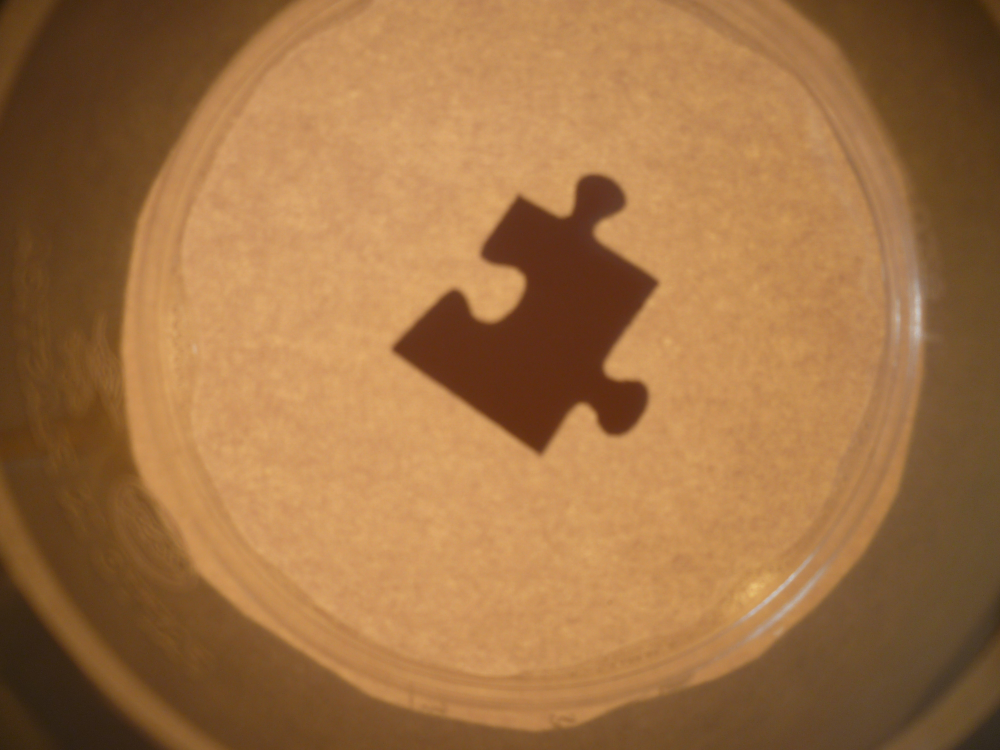
#> input picture data/0001.JPG, 4000 x 3000 px (shown at 1/4 size)
$ python -i image_processor.py   (imports and definitions only)
#> lines starting #> are read from the running program, lines starting #| are printed output that depends on the picture
#> further down, picture is the input picture: shape (3000, 4000, 3); mean B, G, R 68, 113.6, 159.6
"""
Image processing utilities for puzzle piece analysis.
"""

import cv2
import numpy as np
from typing import Tuple, List, Dict
from skimage import filters, morphology, measure
from skimage.color import rgb2gray, rgb2hsv
import logging


class ImageProcessor:
    """
    Handles image preprocessing and enhancement for puzzle piece analysis.
    """

    def __init__(self):
        """Initialize the image processor."""
        self.logger = logging.getLogger(__name__)

    def preprocess(self, image: np.ndarray) -> np.ndarray:
        """
        Preprocess an image for puzzle piece detection.

        Args:
            image: Input image as numpy array

        Returns:
            Preprocessed image
        """
        # Convert to RGB if needed
        if len(image.shape) == 3 and image.shape[2] == 3:
            # BGR to RGB conversion (OpenCV loads as BGR)
            image = cv2.cvtColor(image, cv2.COLOR_BGR2RGB)

        # Resize if too large
        max_size = 1024
        height, width = image.shape[:2]
#> height = 3000; width = 4000
        if max(height, width) > max_size:
            scale = max_size / max(height, width)
#> scale = 0.256
            new_width = int(width * scale)
#> new_width = 1024
            new_height = int(height * scale)
#> new_height = 768
            image = cv2.resize(image, (new_width, new_height))
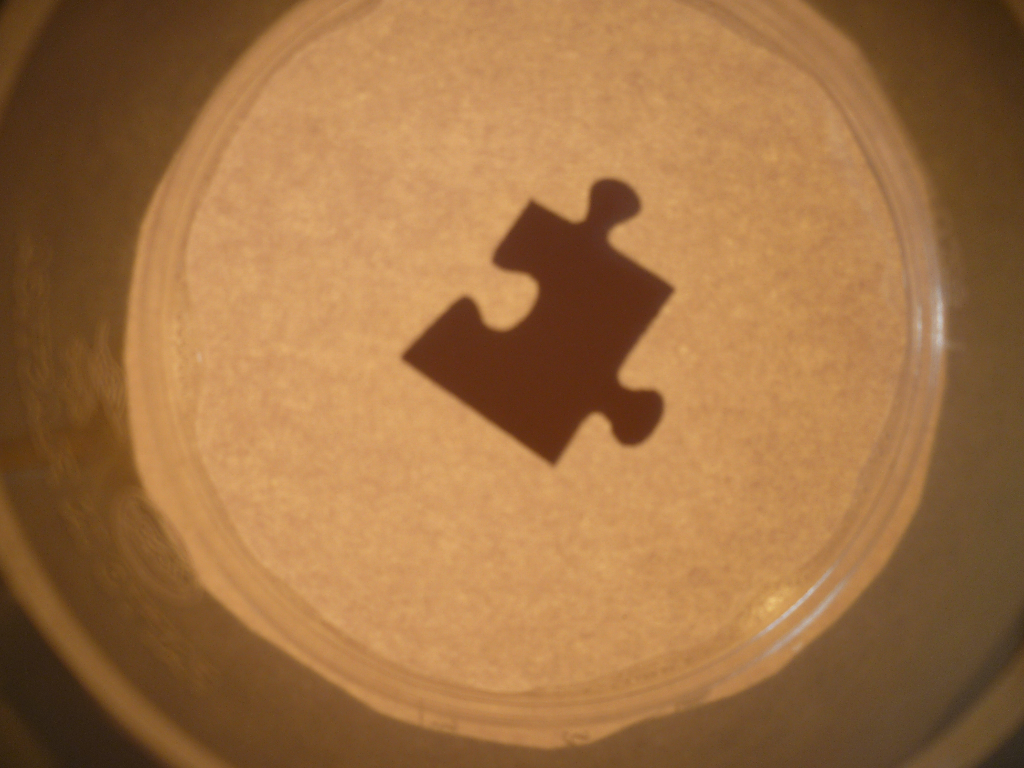
#> image: shape (768, 1024, 3); mean R, G, B 159.5, 113.4, 67.9

        # Apply noise reduction
        image = self._denoise(image)

        # Enhance contrast
        image = self._enhance_contrast(image)

        return image

    def _denoise(self, image: np.ndarray) -> np.ndarray:
        """Apply noise reduction to the image."""
        # Bilateral filter for edge-preserving smoothing
        if len(image.shape) == 3:
            denoised = cv2.bilateralFilter(image, 9, 75, 75)
        else:
            denoised = cv2.bilateralFilter(image, 9, 75, 75)

        return denoised

    def _enhance_contrast(self, image: np.ndarray) -> np.ndarray:
        """Enhance image contrast using CLAHE."""
        if len(image.shape) == 3:
            # Convert to LAB color space
            lab = cv2.cvtColor(image, cv2.COLOR_RGB2LAB)
#> lab: shape (768, 1024, 3); mean of channels 0, 1, 2 130.3, 141, 160.1

            # Apply CLAHE to L channel
            clahe = cv2.createCLAHE(clipLimit=2.0, tileGridSize=(8, 8))
            lab[:, :, 0] = clahe.apply(lab[:, :, 0])
#> lab: shape (768, 1024, 3); mean of channels 0, 1, 2 132.5, 141, 160.1

            # Convert back to RGB
            enhanced = cv2.cvtColor(lab, cv2.COLOR_LAB2RGB)
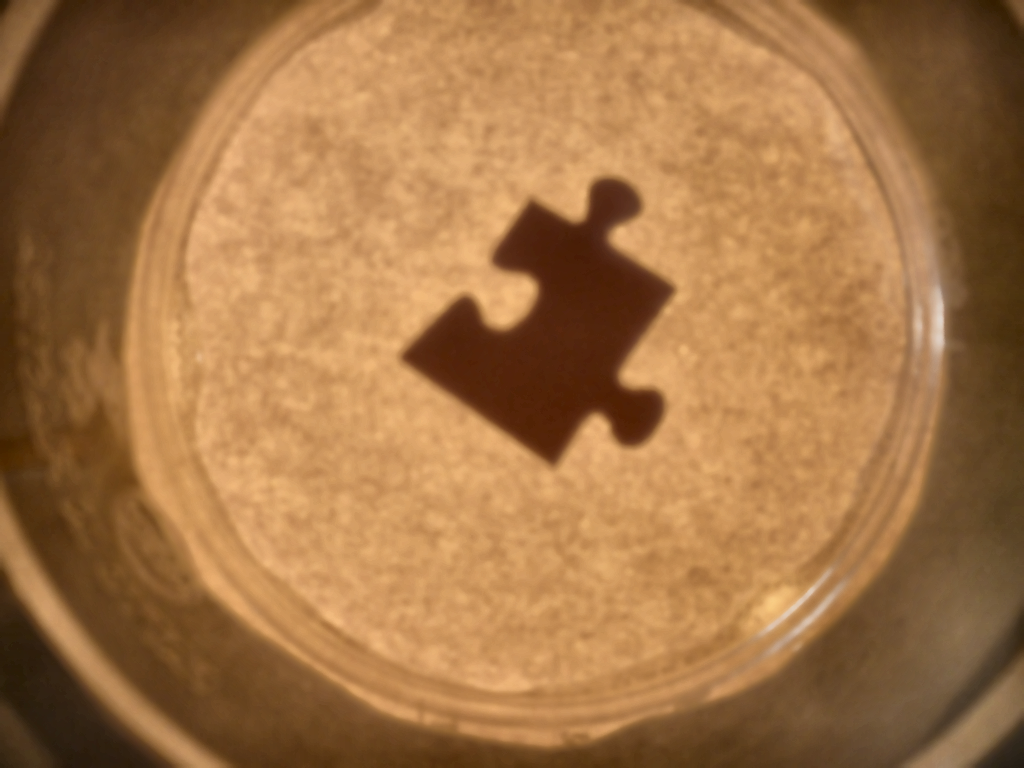
#> enhanced: shape (768, 1024, 3); mean R, G, B 162.1, 116, 70.2
        else:
            # For grayscale images
            clahe = cv2.createCLAHE(clipLimit=2.0, tileGridSize=(8, 8))
            enhanced = clahe.apply(image)

        return enhanced

    # [144 lines left out: functions extract_edges, find_contours, analyze_colors, _find_dominant_colors, analyze_patterns, _calculate_entropy, not called in this run]

    def _calculate_energy(self, image: np.ndarray) -> float:
        """Calculate image energy."""
        return np.sum(image.astype(float) ** 2) / (image.shape[0] * image.shape[1])

    def _calculate_contrast(self, image: np.ndarray) -> float:
        """Calculate image contrast."""
        return np.std(image.astype(float))

    # [65 lines left out: functions _calculate_homogeneity, segment_pieces, normalize_piece, not called in this run]

>>> import cv2
>>> picture = cv2.imread('../data/0001.JPG')
>>> result = ImageProcessor().preprocess(picture)
